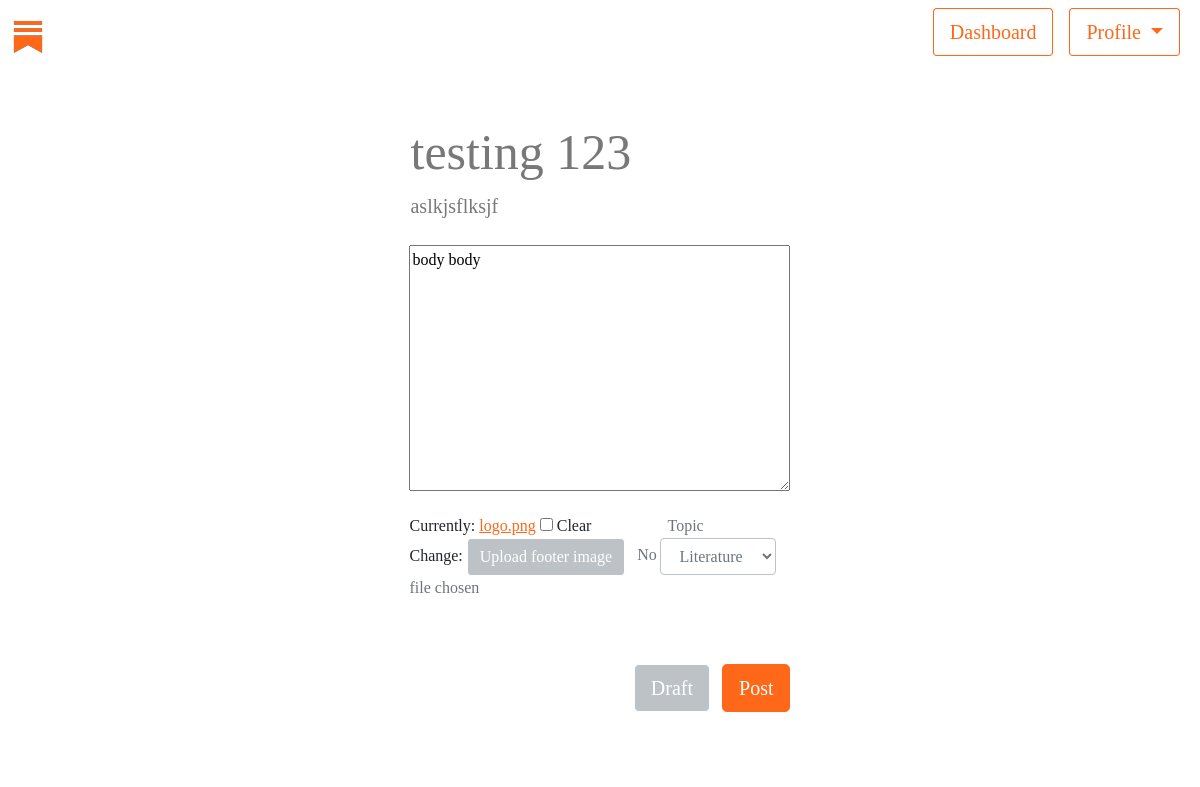
The app's page /articles/edit/17/ (signed in), older data.
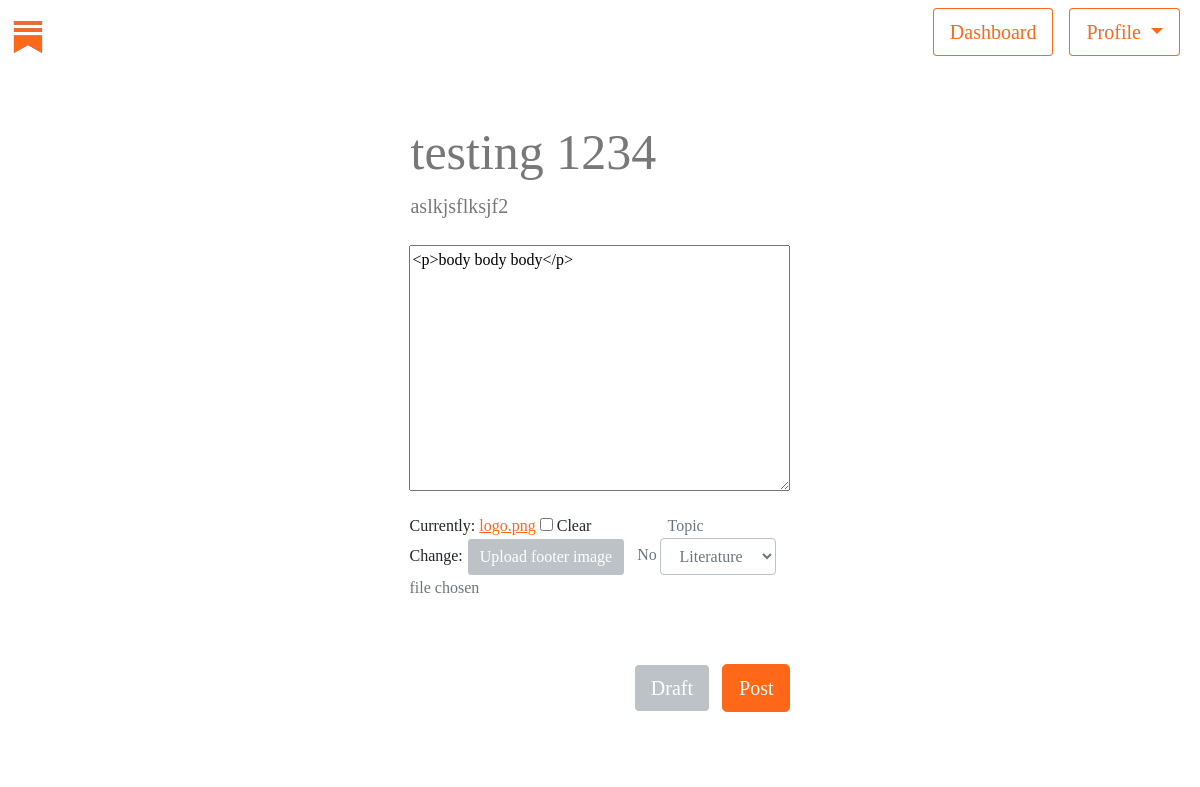
The same page, newer data.
### articles/models.py (models this page shows, shortened)
class Article(models.Model):
    title =         models.CharField(max_length=200)
    description =   models.CharField(max_length = 150)
    body =          RichTextUploadingField(blank = True, null=True)
    slug =          models.SlugField()
    date =          models.DateTimeField(auto_now_add = True)
    last_edited =   models.DateTimeField(auto_now = True)
    thumbnail =     models.ImageField(default='logo.png', blank = True)
    topicslist = [
        ("Business","Business"),
        ("Culinary", "Culinary"),
        ("Culture", "Culture"),
        ("Health", "Health"),
        ("Literature", "Literature"),
        ("Other", "Other"),
        ("Politics", "Politics"),
        ("Sports", "Sports"),
    ]
    topic =         models.CharField(max_length=30, null=True, blank=True, choices=topicslist)
    author =        models.ForeignKey(SubstackUser,  null=True, blank=True, on_delete=models.CASCADE)
    views =         models.IntegerField(default=0)
    is_draft =      models.BooleanField(default=False)
    REQUIRED_FIELDS = ['title',]

### articles/views.py (the view)
# urls.py: re_path(r'^edit/(?P<key>[\d]+)/$', views.update_article, name='update'),
@login_required(redirect_field_name='auth_failed', login_url= 'accounts:login')
def update_article(request, key):
    if request.POST:
        article = Article.objects.get(pk=key)
        form = CreateArticle(request.POST, request.FILES, instance = article)
        if form.is_valid():
            form = form.save(commit=False)
            form.author = request.user
            form.save()
            print(form.generate_slug())
            if request.POST.get('saveAsDraft'):
                form.is_draft = True
                form.save()
                return redirect('accounts:dashboard')
            elif form.generate_slug():
                form.slug = form.generate_slug()
                form.is_draft = False
                form.save()
                return redirect('articles:full', slug=form.slug)
            else:
                return HttpResponseNotFound("<h2>Oops, something happened and we're not sure what...</h2>")
    else:
        article = Article.objects.get(pk=key)
        articleForm = CreateArticle(instance = article)
    return render(request, 'articles/article_creation.html', context = { 'articleForm' : articleForm } )

### articles/forms.py
class CreateArticle(forms.ModelForm):
    title = forms.CharField(max_length = 200, widget = forms.Textarea(attrs = {'placeholder': 'Enter title...', 'min_length':1, 'rows':1}))
    description = forms.CharField(widget = forms.Textarea(attrs = {'placeholder': 'Write a brief description...', 'rows':'2', }))
    class Meta:
        model = models.Article
        fields = ['title', 'description', 'body', 'thumbnail', "topic" ]
        help_texts = {
                    'title': 'Please choose a unique title.',
                    }

### articles/templates/articles/article_creation.html (shortened to what this page needs)
{% extends 'default.html' %}
{% load static %}
{% load widget_tweaks %}
{% block customcss %}
<link rel="stylesheet" href="{% static 'styles.css' %}">
{% endblock customcss %}
{% block content  %}
{% include 'snippets/generalheader.html' %}
<div class="d-flex justify-content-center col-4 offset-4 p-5 rounded-3 mb-5 bg-body rounded">
    <form id='create-article-form' method='post' action="." enctype="multipart/form-data">{% csrf_token %}
        {% render_field articleForm.title id="title" class="d-block border border-white lh-sm p-0 m-auto shadow-none text-start "%}
        {% render_field articleForm.description id="description" class="d-block border border-white lh-sm p-0 m-auto mt-2 shadow-none text-start" %}
        {% render_field articleForm.body id="body" %}
        <div class="d-flex justify-content-between mt-3">
            <div>
                {% render_field articleForm.thumbnail hidden="hidden" %}
                <button type="button" class="btn btn-secondary lightbtncolor" id="custom-button">Upload footer image</button>
                <span id="imagepath" class="fs-6 lead text-muted ps-2">No file chosen</span>
            </div>
            <div class="d-block">
                <span class="fs-6 lead text-muted me-2 ps-2">Topic</span>{% render_field articleForm.topic %}
            </div>
        </div>
        <div class="d-flex justify-content-end">
            <div class="mt-5 pt-3">
                <button class="btn btn-lg btn-secondary lightbtncolor me-2 text-white" name="saveAsDraft" value="True">Draft</button>
                <button class="btn btn-lg btn-primary text-white" name="submit">Post</button>
            </div>
        </div>
    </form>
</div>
{% endblock content %}

Row changes from the older to the newer data that the page shows:
changed Article "Literature": title "testing 123" → "testing 1234"; description "aslkjsflksjf" → "aslkjsflksjf2"; body "body body" → "<p>body body body</p>"
